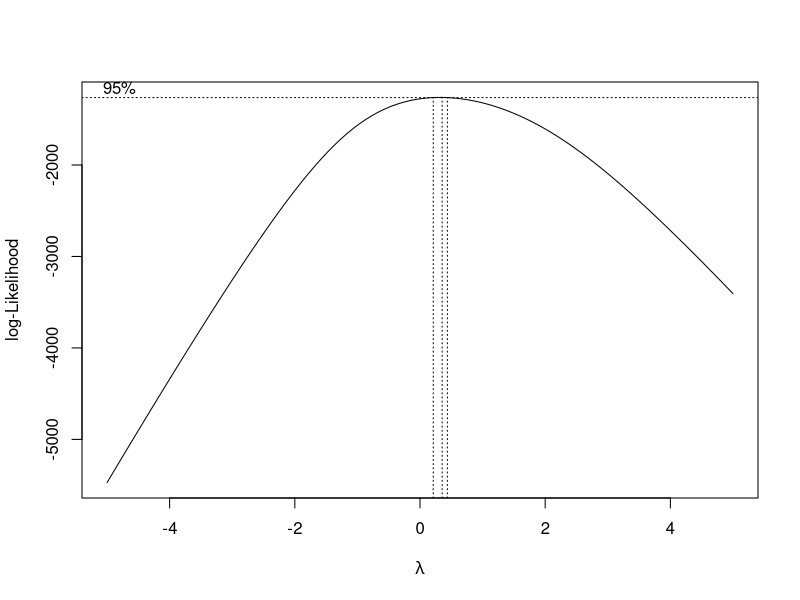
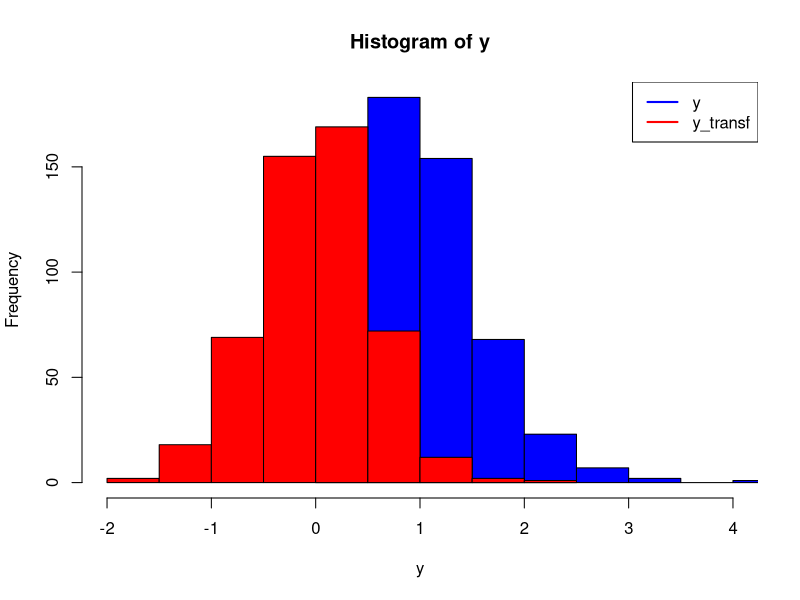

Recreate these plots in R, in order.
library(MASS)
y = rf(500,10,30) #500 números random de distribución F

result = boxcox(y~1, lambda = seq(-5,5,0.5))

valor_lambda = result$x[which.max(result$y)]
valor_lambda

nuevo_y = (y^valor_lambda-1)/valor_lambda
hist(y,breaks = 15,xlim = c(-2,4), col='blue')
hist(nuevo_y, breaks=12, add=T, col='red')
legend("topright", c("y", "y_transf"), col=c("blue", "red"), lwd=2)
